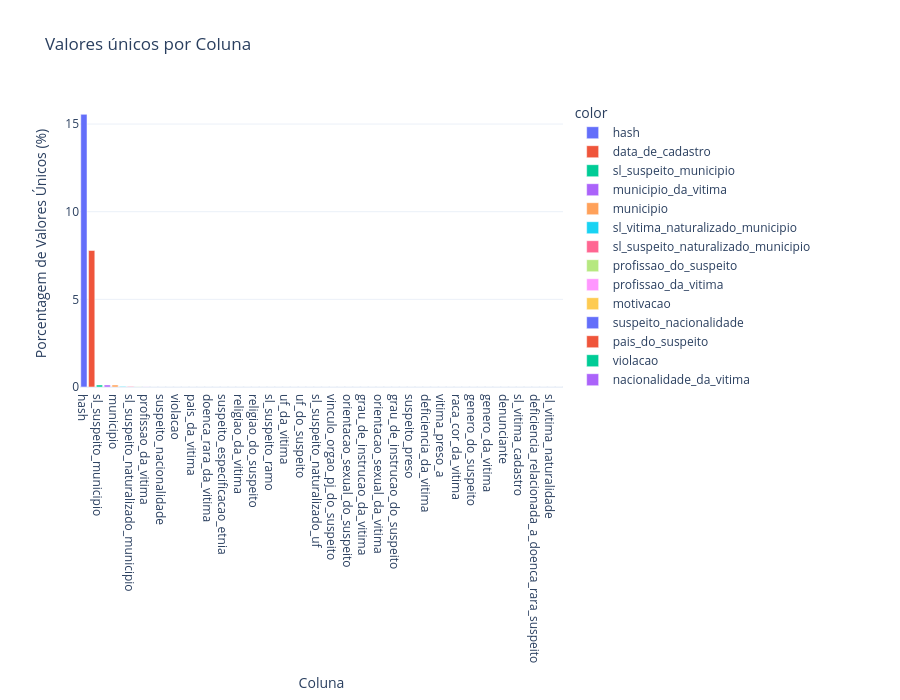

This figure's notebook cell:
### Code cell
distinct_values = df.nunique().sort_values(ascending=False)
distinct_values_percentage = (distinct_values / len(df)) * 100

fig = px.bar(
    x=distinct_values_percentage.index,
    y=distinct_values_percentage.values,
    title="Valores únicos por Coluna",
    color=distinct_values_percentage.index,
    # text="missing_semantico"
)

fig.update_layout(
    xaxis_title="Coluna",
    yaxis_title="Porcentagem de Valores Únicos (%)",
    height=700
)

fig.show()

### Figure 1 — Plotly figure (JSON) as saved in the notebook; plotly's stock layout.template omitted (floating-point values rounded to 4 significant figures)
{"data": [{"hovertemplate": "color=hash<br>x=%{x}<br>y=%{y}<extra></extra>", "legendgroup": "hash", "marker": {"color": "#636efa", "pattern": {"shape": ""}}, "name": "hash", "orientation": "v", "showlegend": true, "textposition": "auto", "type": "bar", "x": ["hash"], "xaxis": "x", "y": [15.55], "yaxis": "y"}, {"hovertemplate": "color=data_de_cadastro<br>x=%{x}<br>y=%{y}<extra></extra>", "legendgroup": "data_de_cadastro", "marker": {"color": "#EF553B", "pattern": {"shape": ""}}, "name": "data_de_cadastro", "orientation": "v", "showlegend": true, "textposition": "auto", "type": "bar", "x": ["data_de_cadastro"], "xaxis": "x", "y": [7.786], "yaxis": "y"}, {"hovertemplate": "color=sl_suspeito_municipio<br>x=%{x}<br>y=%{y}<extra></extra>", "legendgroup": "sl_suspeito_municipio", "marker": {"color": "#00cc96", "pattern": {"shape": ""}}, "name": "sl_suspeito_municipio", "orientation": "v", "showlegend": true, "textposition": "auto", "type": "bar", "x": ["sl_suspeito_municipio"], "xaxis": "x", "y": [0.1156], "yaxis": "y"}, {"hovertemplate": "color=municipio_da_vitima<br>x=%{x}<br>y=%{y}<extra></extra>", "legendgroup": "municipio_da_vitima", "marker": {"color": "#ab63fa", "pattern": {"shape": ""}}, "name": "municipio_da_vitima", "orientation": "v", "showlegend": true, "textposition": "auto", "type": "bar", "x": ["municipio_da_vitima"], "xaxis": "x", "y": [0.1155], "yaxis": "y"}, {"hovertemplate": "color=municipio<br>x=%{x}<br>y=%{y}<extra></extra>", "legendgroup": "municipio", "marker": {"color": "#FFA15A", "pattern": {"shape": ""}}, "name": "municipio", "orientation": "v", "showlegend": true, "textposition": "auto", "type": "bar", "x": ["municipio"], "xaxis": "x", "y": [0.1154], "yaxis": "y"}, {"hovertemplate": "color=sl_vitima_naturalizado_municipio<br>x=%{x}<br>y=%{y}<extra></extra>", "legendgroup": "sl_vitima_naturalizado_municipio", "marker": {"color": "#19d3f3", "pattern": {"shape": ""}}, "name": "sl_vitima_naturalizado_municipio", "orientation": "v", "showlegend": true, "textposition": "auto", "type": "bar", "x": ["sl_vitima_naturalizado_municipio"], "xaxis": "x", "y": [0.03346], "yaxis": "y"}, {"hovertemplate": "color=sl_suspeito_naturalizado_municipio<br>x=%{x}<br>y=%{y}<extra></extra>", "legendgroup": "sl_suspeito_naturalizado_municipio", "marker": {"color": "#FF6692", "pattern": {"shape": ""}}, "name": "sl_suspeito_naturalizado_municipio", "orientation": "v", "showlegend": true, "textposition": "auto", "type": "bar", "x": ["sl_suspeito_naturalizado_municipio"], "xaxis": "x", "y": [0.0314], "yaxis": "y"}, {"hovertemplate": "color=profissao_do_suspeito<br>x=%{x}<br>y=%{y}<extra></extra>", "legendgroup": "profissao_do_suspeito", "marker": {"color": "#B6E880", "pattern": {"shape": ""}}, "name": "profissao_do_suspeito", "orientation": "v", "showlegend": true, "textposition": "auto", "type": "bar", "x": ["profissao_do_suspeito"], "xaxis": "x", "y": [0.009973], "yaxis": "y"}, {"hovertemplate": "color=profissao_da_vitima<br>x=%{x}<br>y=%{y}<extra></extra>", "legendgroup": "profissao_da_vitima", "marker": {"color": "#FF97FF", "pattern": {"shape": ""}}, "name": "profissao_da_vitima", "orientation": "v", "showlegend": true, "textposition": "auto", "type": "bar", "x": ["profissao_da_vitima"], "xaxis": "x", "y": [0.006835], "yaxis": "y"}, {"hovertemplate": "color=motivacao<br>x=%{x}<br>y=%{y}<extra></extra>", "legendgroup": "motivacao", "marker": {"color": "#FECB52", "pattern": {"shape": ""}}, "name": "motivacao", "orientation": "v", "showlegend": true, "textposition": "auto", "type": "bar", "x": ["motivacao"], "xaxis": "x", "y": [0.001261], "yaxis": "y"}, {"hovertemplate": "color=suspeito_nacionalidade<br>x=%{x}<br>y=%{y}<extra></extra>", "legendgroup": "suspeito_nacionalidade", "marker": {"color": "#636efa", "pattern": {"shape": ""}}, "name": "suspeito_nacionalidade", "orientation": "v", "showlegend": true, "textposition": "auto", "type": "bar", "x": ["suspeito_nacionalidade"], "xaxis": "x", "y": [0.001254], "yaxis": "y"}, {"hovertemplate": "color=pais_do_suspeito<br>x=%{x}<br>y=%{y}<extra></extra>", "legendgroup": "pais_do_suspeito", "marker": {"color": "#EF553B", "pattern": {"shape": ""}}, "name": "pais_do_suspeito", "orientation": "v", "showlegend": true, "textposition": "auto", "type": "bar", "x": ["pais_do_suspeito"], "xaxis": "x", "y": [0.001181], "yaxis": "y"}, {"hovertemplate": "color=violacao<br>x=%{x}<br>y=%{y}<extra></extra>", "legendgroup": "violacao", "marker": {"color": "#00cc96", "pattern": {"shape": ""}}, "name": "violacao", "orientation": "v", "showlegend": true, "textposition": "auto", "type": "bar", "x": ["violacao"], "xaxis": "x", "y": [0.001167], "yaxis": "y"}, {"hovertemplate": "color=nacionalidade_da_vitima<br>x=%{x}<br>y=%{y}<extra></extra>", "legendgroup": "nacionalidade_da_vitima", "marker": {"color": "#ab63fa", "pattern": {"shape": ""}}, "name": "nacionalidade_da_vitima", "orientation": "v", "showlegend": true, "textposition": "auto", "type": "bar", "x": ["nacionalidade_da_vitima"], "xaxis": "x", "y": [0.001109], "yaxis": "y"}, {"hovertemplate": "color=pais_da_vitima<br>x=%{x}<br>y=%{y}<extra></extra>", "legendgroup": "pais_da_vitima", "marker": {"color": "#FFA15A", "pattern": {"shape": ""}}, "name": "pais_da_vitima", "orientation": "v", "showlegend": true, "textposition": "auto", "type": "bar", "x": ["pais_da_vitima"], "xaxis": "x", "y": [0.0009205], "yaxis": "y"}, {"hovertemplate": "color=pais<br>x=%{x}<br>y=%{y}<extra></extra>", "legendgroup": "pais", "marker": {"color": "#19d3f3", "pattern": {"shape": ""}}, "name": "pais", "orientation": "v", "showlegend": true, "textposition": "auto", "type": "bar", "x": ["pais"], "xaxis": "x", "y": [0.000906], "yaxis": "y"}, {"hovertemplate": "color=doenca_rara_da_vitima<br>x=%{x}<br>y=%{y}<extra></extra>", "legendgroup": "doenca_rara_da_vitima", "marker": {"color": "#FF6692", "pattern": {"shape": ""}}, "name": "doenca_rara_da_vitima", "orientation": "v", "showlegend": true, "textposition": "auto", "type": "bar", "x": ["doenca_rara_da_vitima"], "xaxis": "x", "y": [0.0007973], "yaxis": "y"}, {"hovertemplate": "color=relacao_vitima_suspeito<br>x=%{x}<br>y=%{y}<extra></extra>", "legendgroup": "relacao_vitima_suspeito", "marker": {"color": "#B6E880", "pattern": {"shape": ""}}, "name": "relacao_vitima_suspeito", "orientation": "v", "showlegend": true, "textposition": "auto", "type": "bar", "x": ["relacao_vitima_suspeito"], "xaxis": "x", "y": [0.0005653], "yaxis": "y"}, {"hovertemplate": "color=suspeito_especificacao_etnia<br>x=%{x}<br>y=%{y}<extra></extra>", "legendgroup": "suspeito_especificacao_etnia", "marker": {"color": "#FF97FF", "pattern": {"shape": ""}}, "name": "suspeito_especificacao_etnia", "orientation": "v", "showlegend": true, "textposition": "auto", "type": "bar", "x": ["suspeito_especificacao_etnia"], "xaxis": "x", "y": [0.0004566], "yaxis": "y"}, {"hovertemplate": "color=doenca_rara_do_suspeito<br>x=%{x}<br>y=%{y}<extra></extra>", "legendgroup": "doenca_rara_do_suspeito", "marker": {"color": "#FECB52", "pattern": {"shape": ""}}, "name": "doenca_rara_do_suspeito", "orientation": "v", "showlegend": true, "textposition": "auto", "type": "bar", "x": ["doenca_rara_do_suspeito"], "xaxis": "x", "y": [0.0004349], "yaxis": "y"}, {"hovertemplate": "color=religiao_da_vitima<br>x=%{x}<br>y=%{y}<extra></extra>", "legendgroup": "religiao_da_vitima", "marker": {"color": "#636efa", "pattern": {"shape": ""}}, "name": "religiao_da_vitima", "orientation": "v", "showlegend": true, "textposition": "auto", "type": "bar", "x": ["religiao_da_vitima"], "xaxis": "x", "y": [0.0003841], "yaxis": "y"}, {"hovertemplate": "color=vitima_especificacao_etnia<br>x=%{x}<br>y=%{y}<extra></extra>", "legendgroup": "vitima_especificacao_etnia", "marker": {"color": "#EF553B", "pattern": {"shape": ""}}, "name": "vitima_especificacao_etnia", "orientation": "v", "showlegend": true, "textposition": "auto", "type": "bar", "x": ["vitima_especificacao_etnia"], "xaxis": "x", "y": [0.0003841], "yaxis": "y"}, {"hovertemplate": "color=religiao_do_suspeito<br>x=%{x}<br>y=%{y}<extra></extra>", "legendgroup": "religiao_do_suspeito", "marker": {"color": "#00cc96", "pattern": {"shape": ""}}, "name": "religiao_do_suspeito", "orientation": "v", "showlegend": true, "textposition": "auto", "type": "bar", "x": ["religiao_do_suspeito"], "xaxis": "x", "y": [0.0003769], "yaxis": "y"}, {"hovertemplate": "color=faixa_etaria_da_vitima<br>x=%{x}<br>y=%{y}<extra></extra>", "legendgroup": "faixa_etaria_da_vitima", "marker": {"color": "#ab63fa", "pattern": {"shape": ""}}, "name": "faixa_etaria_da_vitima", "orientation": "v", "showlegend": true, "textposition": "auto", "type": "bar", "x": ["faixa_etaria_da_vitima"], "xaxis": "x", "y": [0.0003624], "yaxis": "y"}, {"hovertemplate": "color=sl_suspeito_ramo<br>x=%{x}<br>y=%{y}<extra></extra>", "legendgroup": "sl_suspeito_ramo", "marker": {"color": "#FFA15A", "pattern": {"shape": ""}}, "name": "sl_suspeito_ramo", "orientation": "v", "showlegend": true, "textposition": "auto", "type": "bar", "x": ["sl_suspeito_ramo"], "xaxis": "x", "y": [0.0003117], "yaxis": "y"}, {"hovertemplate": "color=cenario_da_violacao<br>x=%{x}<br>y=%{y}<extra></extra>", "legendgroup": "cenario_da_violacao", "marker": {"color": "#19d3f3", "pattern": {"shape": ""}}, "name": "cenario_da_violacao", "orientation": "v", "showlegend": true, "textposition": "auto", "type": "bar", "x": ["cenario_da_violacao"], "xaxis": "x", "y": [0.0002972], "yaxis": "y"}, {"hovertemplate": "color=uf_da_vitima<br>x=%{x}<br>y=%{y}<extra></extra>", "legendgroup": "uf_da_vitima", "marker": {"color": "#FF6692", "pattern": {"shape": ""}}, "name": "uf_da_vitima", "orientation": "v", "showlegend": true, "textposition": "auto", "type": "bar", "x": ["uf_da_vitima"], "xaxis": "x", "y": [0.0002247], "yaxis": "y"}, {"hovertemplate": "color=uf<br>x=%{x}<br>y=%{y}<extra></extra>", "legendgroup": "uf", "marker": {"color": "#B6E880", "pattern": {"shape": ""}}, "name": "uf", "orientation": "v", "showlegend": true, "textposition": "auto", "type": "bar", "x": ["uf"], "xaxis": "x", "y": [0.0002247], "yaxis": "y"}, {"hovertemplate": "color=uf_do_suspeito<br>x=%{x}<br>y=%{y}<extra></extra>", "legendgroup": "uf_do_suspeito", "marker": {"color": "#FF97FF", "pattern": {"shape": ""}}, "name": "uf_do_suspeito", "orientation": "v", "showlegend": true, "textposition": "auto", "type": "bar", "x": ["uf_do_suspeito"], "xaxis": "x", "y": [0.0002247], "yaxis": "y"}, {"hovertemplate": "color=sl_vitima_naturalizado_uf<br>x=%{x}<br>y=%{y}<extra></extra>", "legendgroup": "sl_vitima_naturalizado_uf", "marker": {"color": "#FECB52", "pattern": {"shape": ""}}, "name": "sl_vitima_naturalizado_uf", "orientation": "v", "showlegend": true, "textposition": "auto", "type": "bar", "x": ["sl_vitima_naturalizado_uf"], "xaxis": "x", "y": [0.0002174], "yaxis": "y"}, {"hovertemplate": "color=sl_suspeito_naturalizado_uf<br>x=%{x}<br>y=%{y}<extra></extra>", "legendgroup": "sl_suspeito_naturalizado_uf", "marker": {"color": "#636efa", "pattern": {"shape": ""}}, "name": "sl_suspeito_naturalizado_uf", "orientation": "v", "showlegend": true, "textposition": "auto", "type": "bar", "x": ["sl_suspeito_naturalizado_uf"], "xaxis": "x", "y": [0.0002174], "yaxis": "y"}, {"hovertemplate": "color=faixa_etaria_do_suspeito<br>x=%{x}<br>y=%{y}<extra></extra>", "legendgroup": "faixa_etaria_do_suspeito", "marker": {"color": "#EF553B", "pattern": {"shape": ""}}, "name": "faixa_etaria_do_suspeito", "orientation": "v", "showlegend": true, "textposition": "auto", "type": "bar", "x": ["faixa_etaria_do_suspeito"], "xaxis": "x", "y": [0.0002102], "yaxis": "y"}, {"hovertemplate": "color=vinculo_orgao_pj_do_suspeito<br>x=%{x}<br>y=%{y}<extra></extra>", "legendgroup": "vinculo_orgao_pj_do_suspeito", "marker": {"color": "#00cc96", "pattern": {"shape": ""}}, "name": "vinculo_orgao_pj_do_suspeito", "orientation": "v", "showlegend": true, "textposition": "auto", "type": "bar", "x": ["vinculo_orgao_pj_do_suspeito"], "xaxis": "x", "y": [0.0001377], "yaxis": "y"}, {"hovertemplate": "color=faixa_de_renda_da_vitima<br>x=%{x}<br>y=%{y}<extra></extra>", "legendgroup": "faixa_de_renda_da_vitima", "marker": {"color": "#ab63fa", "pattern": {"shape": ""}}, "name": "faixa_de_renda_da_vitima", "orientation": "v", "showlegend": true, "textposition": "auto", "type": "bar", "x": ["faixa_de_renda_da_vitima"], "xaxis": "x", "y": [0.0001232], "yaxis": "y"}, {"hovertemplate": "color=orientacao_sexual_do_suspeito<br>x=%{x}<br>y=%{y}<extra></extra>", "legendgroup": "orientacao_sexual_do_suspeito", "marker": {"color": "#FFA15A", "pattern": {"shape": ""}}, "name": "orientacao_sexual_do_suspeito", "orientation": "v", "showlegend": true, "textposition": "auto", "type": "bar", "x": ["orientacao_sexual_do_suspeito"], "xaxis": "x", "y": [0.000116], "yaxis": "y"}, {"hovertemplate": "color=canal_de_atendimento<br>x=%{x}<br>y=%{y}<extra></extra>", "legendgroup": "canal_de_atendimento", "marker": {"color": "#19d3f3", "pattern": {"shape": ""}}, "name": "canal_de_atendimento", "orientation": "v", "showlegend": true, "textposition": "auto", "type": "bar", "x": ["canal_de_atendimento"], "xaxis": "x", "y": [0.000116], "yaxis": "y"}, {"hovertemplate": "color=grau_de_instrucao_da_vitima<br>x=%{x}<br>y=%{y}<extra></extra>", "legendgroup": "grau_de_instrucao_da_vitima", "marker": {"color": "#FF6692", "pattern": {"shape": ""}}, "name": "grau_de_instrucao_da_vitima", "orientation": "v", "showlegend": true, "textposition": "auto", "type": "bar", "x": ["grau_de_instrucao_da_vitima"], "xaxis": "x", "y": [0.0001015], "yaxis": "y"}, {"hovertemplate": "color=suspeito_etnia<br>x=%{x}<br>y=%{y}<extra></extra>", "legendgroup": "suspeito_etnia", "marker": {"color": "#B6E880", "pattern": {"shape": ""}}, "name": "suspeito_etnia", "orientation": "v", "showlegend": true, "textposition": "auto", "type": "bar", "x": ["suspeito_etnia"], "xaxis": "x", "y": [0.0001015], "yaxis": "y"}, {"hovertemplate": "color=orientacao_sexual_da_vitima<br>x=%{x}<br>y=%{y}<extra></extra>", "legendgroup": "orientacao_sexual_da_vitima", "marker": {"color": "#FF97FF", "pattern": {"shape": ""}}, "name": "orientacao_sexual_da_vitima", "orientation": "v", "showlegend": true, "textposition": "auto", "type": "bar", "x": ["orientacao_sexual_da_vitima"], "xaxis": "x", "y": [0.0001015], "yaxis": "y"}, {"hovertemplate": "color=etnia_da_vitima<br>x=%{x}<br>y=%{y}<extra></extra>", "legendgroup": "etnia_da_vitima", "marker": {"color": "#FECB52", "pattern": {"shape": ""}}, "name": "etnia_da_vitima", "orientation": "v", "showlegend": true, "textposition": "auto", "type": "bar", "x": ["etnia_da_vitima"], "xaxis": "x", "y": [9.422e-05], "yaxis": "y"}, {"hovertemplate": "color=grau_de_instrucao_do_suspeito<br>x=%{x}<br>y=%{y}<extra></extra>", "legendgroup": "grau_de_instrucao_do_suspeito", "marker": {"color": "#636efa", "pattern": {"shape": ""}}, "name": "grau_de_instrucao_do_suspeito", "orientation": "v", "showlegend": true, "textposition": "auto", "type": "bar", "x": ["grau_de_instrucao_do_suspeito"], "xaxis": "x", "y": [9.422e-05], "yaxis": "y"}, {"hovertemplate": "color=sl_quantidade_vitimas<br>x=%{x}<br>y=%{y}<extra></extra>", "legendgroup": "sl_quantidade_vitimas", "marker": {"color": "#EF553B", "pattern": {"shape": ""}}, "name": "sl_quantidade_vitimas", "orientation": "v", "showlegend": true, "textposition": "auto", "type": "bar", "x": ["sl_quantidade_vitimas"], "xaxis": "x", "y": [9.422e-05], "yaxis": "y"}, {"hovertemplate": "color=suspeito_preso<br>x=%{x}<br>y=%{y}<extra></extra>", "legendgroup": "suspeito_preso", "marker": {"color": "#00cc96", "pattern": {"shape": ""}}, "name": "suspeito_preso", "orientation": "v", "showlegend": true, "textposition": "auto", "type": "bar", "x": ["suspeito_preso"], "xaxis": "x", "y": [8.698e-05], "yaxis": "y"}, {"hovertemplate": "color=deficiencia_do_suspeito<br>x=%{x}<br>y=%{y}<extra></extra>", "legendgroup": "deficiencia_do_suspeito", "marker": {"color": "#ab63fa", "pattern": {"shape": ""}}, "name": "deficiencia_do_suspeito", "orientation": "v", "showlegend": true, "textposition": "auto", "type": "bar", "x": ["deficiencia_do_suspeito"], "xaxis": "x", "y": [8.698e-05], "yaxis": "y"}, {"hovertemplate": "color=deficiencia_da_vitima<br>x=%{x}<br>y=%{y}<extra></extra>", "legendgroup": "deficiencia_da_vitima", "marker": {"color": "#FFA15A", "pattern": {"shape": ""}}, "name": "deficiencia_da_vitima", "orientation": "v", "showlegend": true, "textposition": "auto", "type": "bar", "x": ["deficiencia_da_vitima"], "xaxis": "x", "y": [8.698e-05], "yaxis": "y"}, {"hovertemplate": "color=grupo_vulneravel<br>x=%{x}<br>y=%{y}<extra></extra>", "legendgroup": "grupo_vulneravel", "marker": {"color": "#19d3f3", "pattern": {"shape": ""}}, "name": "grupo_vulneravel", "orientation": "v", "showlegend": true, "textposition": "auto", "type": "bar", "x": ["grupo_vulneravel"], "xaxis": "x", "y": [7.973e-05], "yaxis": "y"}, {"hovertemplate": "color=vitima_preso_a<br>x=%{x}<br>y=%{y}<extra></extra>", "legendgroup": "vitima_preso_a", "marker": {"color": "#FF6692", "pattern": {"shape": ""}}, "name": "vitima_preso_a", "orientation": "v", "showlegend": true, "textposition": "auto", "type": "bar", "x": ["vitima_preso_a"], "xaxis": "x", "y": [7.973e-05], "yaxis": "y"}, {"hovertemplate": "color=raca_cor_do_suspeito<br>x=%{x}<br>y=%{y}<extra></extra>", "legendgroup": "raca_cor_do_suspeito", "marker": {"color": "#B6E880", "pattern": {"shape": ""}}, "name": "raca_cor_do_suspeito", "orientation": "v", "showlegend": true, "textposition": "auto", "type": "bar", "x": ["raca_cor_do_suspeito"], "xaxis": "x", "y": [6.523e-05], "yaxis": "y"}, {"hovertemplate": "color=raca_cor_da_vitima<br>x=%{x}<br>y=%{y}<extra></extra>", "legendgroup": "raca_cor_da_vitima", "marker": {"color": "#FF97FF", "pattern": {"shape": ""}}, "name": "raca_cor_da_vitima", "orientation": "v", "showlegend": true, "textposition": "auto", "type": "bar", "x": ["raca_cor_da_vitima"], "xaxis": "x", "y": [6.523e-05], "yaxis": "y"}, {"hovertemplate": "color=inicio_das_violacoes<br>x=%{x}<br>y=%{y}<extra></extra>", "legendgroup": "inicio_das_violacoes", "marker": {"color": "#FECB52", "pattern": {"shape": ""}}, "name": "inicio_das_violacoes", "orientation": "v", "showlegend": true, "textposition": "auto", "type": "bar", "x": ["inicio_das_violacoes"], "xaxis": "x", "y": [6.523e-05], "yaxis": "y"}, {"hovertemplate": "color=genero_do_suspeito<br>x=%{x}<br>y=%{y}<extra></extra>", "legendgroup": "genero_do_suspeito", "marker": {"color": "#636efa", "pattern": {"shape": ""}}, "name": "genero_do_suspeito", "orientation": "v", "showlegend": true, "textposition": "auto", "type": "bar", "x": ["genero_do_suspeito"], "xaxis": "x", "y": [5.798e-05], "yaxis": "y"}, {"hovertemplate": "color=frequencia<br>x=%{x}<br>y=%{y}<extra></extra>", "legendgroup": "frequencia", "marker": {"color": "#EF553B", "pattern": {"shape": ""}}, "name": "frequencia", "orientation": "v", "showlegend": true, "textposition": "auto", "type": "bar", "x": ["frequencia"], "xaxis": "x", "y": [5.798e-05], "yaxis": "y"}, {"hovertemplate": "color=genero_da_vitima<br>x=%{x}<br>y=%{y}<extra></extra>", "legendgroup": "genero_da_vitima", "marker": {"color": "#00cc96", "pattern": {"shape": ""}}, "name": "genero_da_vitima", "orientation": "v", "showlegend": true, "textposition": "auto", "type": "bar", "x": ["genero_da_vitima"], "xaxis": "x", "y": [5.798e-05], "yaxis": "y"}, {"hovertemplate": "color=natureza_juridica_do_suspeito<br>x=%{x}<br>y=%{y}<extra></extra>", "legendgroup": "natureza_juridica_do_suspeito", "marker": {"color": "#ab63fa", "pattern": {"shape": ""}}, "name": "natureza_juridica_do_suspeito", "orientation": "v", "showlegend": true, "textposition": "auto", "type": "bar", "x": ["natureza_juridica_do_suspeito"], "xaxis": "x", "y": [5.798e-05], "yaxis": "y"}, {"hovertemplate": "color=denunciante<br>x=%{x}<br>y=%{y}<extra></extra>", "legendgroup": "denunciante", "marker": {"color": "#FFA15A", "pattern": {"shape": ""}}, "name": "denunciante", "orientation": "v", "showlegend": true, "textposition": "auto", "type": "bar", "x": ["denunciante"], "xaxis": "x", "y": [5.074e-05], "yaxis": "y"}, {"hovertemplate": "color=faixa_de_renda_do_suspeito<br>x=%{x}<br>y=%{y}<extra></extra>", "legendgroup": "faixa_de_renda_do_suspeito", "marker": {"color": "#19d3f3", "pattern": {"shape": ""}}, "name": "faixa_de_renda_do_suspeito", "orientation": "v", "showlegend": true, "textposition": "auto", "type": "bar", "x": ["faixa_de_renda_do_suspeito"], "xaxis": "x", "y": [5.074e-05], "yaxis": "y"}, {"hovertemplate": "color=sl_vitima_cadastro<br>x=%{x}<br>y=%{y}<extra></extra>", "legendgroup": "sl_vitima_cadastro", "marker": {"color": "#FF6692", "pattern": {"shape": ""}}, "name": "sl_vitima_cadastro", "orientation": "v", "showlegend": true, "textposition": "auto", "type": "bar", "x": ["sl_vitima_cadastro"], "xaxis": "x", "y": [3.624e-05], "yaxis": "y"}, {"hovertemplate": "color=denuncia_emergencial<br>x=%{x}<br>y=%{y}<extra></extra>", "legendgroup": "denuncia_emergencial", "marker": {"color": "#B6E880", "pattern": {"shape": ""}}, "name": "denuncia_emergencial", "orientation": "v", "showlegend": true, "textposition": "auto", "type": "bar", "x": ["denuncia_emergencial"], "xaxis": "x", "y": [3.624e-05], "yaxis": "y"}, {"hovertemplate": "color=deficiencia_relacionada_a_doenca_rara_suspeito<br>x=%{x}<br>y=%{y}<extra></extra>", "legendgroup": "deficiencia_relacionada_a_doenca_rara_suspeito", "marker": {"color": "#FF97FF", "pattern": {"shape": ""}}, "name": "deficiencia_relacionada_a_doenca_rara_suspeito", "orientation": "v", "showlegend": true, "textposition": "auto", "type": "bar", "x": ["deficiencia_relacionada_a_doenca_rara_suspeito"], "xaxis": "x", "y": [2.899e-05], "yaxis": "y"}, {"hovertemplate": "color=deficiencia_relacionada_a_doenca_rara<br>x=%{x}<br>y=%{y}<extra></extra>", "legendgroup": "deficiencia_relacionada_a_doenca_rara", "marker": {"color": "#FECB52", "pattern": {"shape": ""}}, "name": "deficiencia_relacionada_a_doenca_rara", "orientation": "v", "showlegend": true, "textposition": "auto", "type": "bar", "x": ["deficiencia_relacionada_a_doenca_rara"], "xaxis": "x", "y": [2.899e-05], "yaxis": "y"}, {"hovertemplate": "color=sl_vitima_naturalidade<br>x=%{x}<br>y=%{y}<extra></extra>", "legendgroup": "sl_vitima_naturalidade", "marker": {"color": "#636efa", "pattern": {"shape": ""}}, "name": "sl_vitima_naturalidade", "orientation": "v", "showlegend": true, "textposition": "auto", "type": "bar", "x": ["sl_vitima_naturalidade"], "xaxis": "x", "y": [2.174e-05], "yaxis": "y"}, {"hovertemplate": "color=sl_suspeito_naturalidade<br>x=%{x}<br>y=%{y}<extra></extra>", "legendgroup": "sl_suspeito_naturalidade", "marker": {"color": "#EF553B", "pattern": {"shape": ""}}, "name": "sl_suspeito_naturalidade", "orientation": "v", "showlegend": true, "textposition": "auto", "type": "bar", "x": ["sl_suspeito_naturalidade"], "xaxis": "x", "y": [2.174e-05], "yaxis": "y"}], "layout": {"barmode": "relative", "height": 700, "legend": {"title": {"text": "color"}, "tracegroupgap": 0}, "title": {"text": "Valores únicos por Coluna"}, "xaxis": {"anchor": "y", "domain": [0, 1], "title": {"text": "Coluna"}}, "yaxis": {"anchor": "x", "domain": [0, 1], "title": {"text": "Porcentagem de Valores Únicos (%)"}}}}
